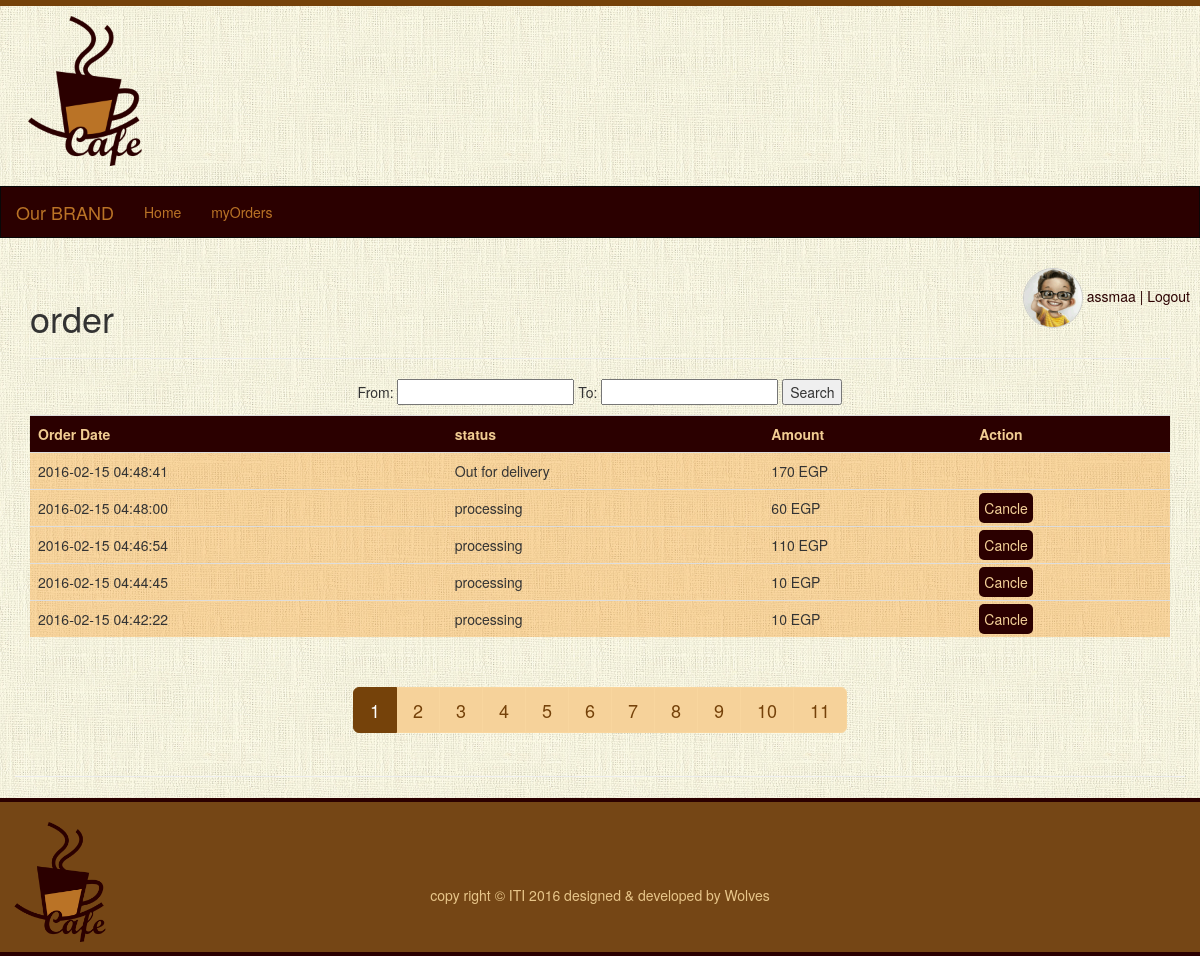
Screenshot of /my-order.php (signed in) with the database file from the repository.
### tables this page shows
CREATE TABLE IF NOT EXISTS `users` (
  `user_id` int(12) NOT NULL,
  `name` varchar(200) DEFAULT NULL,
  `email` varchar(200) DEFAULT NULL,
  `password` varchar(100) DEFAULT NULL,
  `room_no` int(12) DEFAULT NULL,
  `image` varchar(200) DEFAULT NULL,
  `user_type` varchar(200) NOT NULL,
  `ext` varchar(200) NOT NULL,
  `status` varchar(50) NOT NULL DEFAULT 'active'
);

CREATE TABLE IF NOT EXISTS `orders` (
  `order_id` int(12) NOT NULL,
  `user_id` int(12) DEFAULT NULL,
  `date` datetime DEFAULT NULL,
  `date_send` datetime NOT NULL,
  `room_number` int(12) DEFAULT NULL,
  `status` enum('processing','done','cancled','delivered') DEFAULT NULL,
  `nodes` text NOT NULL
);

### include/classes_header.php (called while the page is built, shortened)
<?php
   include __DIR__."/dblib.php";
   include __DIR__."/shared_classes.php";
   $shared = new sharedmethods();
?>

### include/shared_classes.php (called while the page is built, shortened)
<?php
class sharedmethods{
	 function getUserData($id){
	    $data=array();
		$res=$GLOBALS['db']->select("users",$data,"user_id='{$id}'");
        if(empty($res)){
	           	return 0;
	        }else{
	            return $res;
	        }
	 }
	 function getOrdersDetails($id){
	 	 $tables="products,orders_details";
	     $data=[];
	     $condition="orders_details.product_id=products.product_id
	                 and orders_details.order_id='{$id}'
	                 order by orders_details.order_id desc";
	     $query=$GLOBALS['db']->select($tables,$data,$condition);
	     return $query;
     }
     function getCurrentOrders_user(){
     	$tables="orders";
	     $data=[];
	     $condition="orders.user_id='{$_SESSION['user_id']}'
	                 order by orders.order_id desc";
	     $query=$GLOBALS['db']->select($tables,$data,$condition);
	     return $query;
     }
     function getCurrentOrders_user_pagination(){
     	$tables="orders";
	     $data=[];
	     $condition="orders.user_id='{$_SESSION['user_id']}'
	                  order by orders.order_id desc LIMIT  {$GLOBALS['start_from']}, {$GLOBALS['num_rec_per_page']} ";
	     $query=$GLOBALS['db']->select($tables,$data,$condition);
	     return $query;
     }
}
?>

### include/dblib.php (called while the page is built, shortened)
<?php
require_once(__DIR__.'/dbconn.php');
class dbmethods {
    private $link = null;
    public function __construct() {
        $this->db = Database::getInstance();
        $this->link = $this->db->getConnection();
    }
    public function select($table, $outFields = array(), $condition = "") {
        $outFieldsSql = "";
        $data = array();
        if (empty($outFields)) {
            $outFieldsSql = "*";
        } else {
            $outFieldsSql = implode($outFields, " , ");
        }
        $sql = "SELECT " . $outFieldsSql . " FROM " . $table . " WHERE " . $condition;
        $result = mysqli_query($this->link, $sql);
        if ($result) {
            while ($row = mysqli_fetch_array($result)) {
                $data[] = $row;
            }
        }
        return $data;
    }
}
?>

### include/dbconn.php (called while the page is built, shortened)
<?php
class Database {
	private $_connection;
	private static $_instance;
	private $_host = "localhost";
	private $_username = "adminb745Saf";
	private $_password = "WCRaGCet71TQ";
	private $_database = "cafeteria";
	public static function getInstance() {
		if(!self::$_instance) {
			self::$_instance = new self();
		}
		return self::$_instance;
	}
	private function __construct() {
		$this->_connection = new mysqli($this->_host, $this->_username,
			$this->_password, $this->_database);
	}
	public function getConnection() {
		return $this->_connection;
	}
}
?>

### my-order.php (the view, shortened to what this page needs)
<?php include("include/header.php"); ?>
<div class="container page-header " style="min-height:400px;" >
  <h1 class="text-left">order </h1>
  <hr/>
  <?php if($_SESSION['usertype']=='user'){
      $order=$shared->getCurrentOrders_user_pagination();
      $res_all=$shared->getCurrentOrders_user();
      $total_records = count($res_all);
      $total_pages = ceil($total_records / $GLOBALS['num_rec_per_page']);
    ?>
    <div class="search">
      <p>From: <input type="text" id="datepicker">
       To: <input type="text" id="datepicker2">
       <input type="button" name="search" value="Search" onclick="seach_order()">
       </p>
    </div>
    <div class="data">
        <table class="table table-striped text-left">
     <tr>
       <th>Order Date</th>
       <th>status</th>
       <th>Amount</th>
       <th>Action</th>
     </tr>
  <?php
    foreach ($order as $data) {
    $order_details=$shared->getOrdersDetails($data['order_id']);
    $total=0;
    foreach ($order_details as $prod) {
      $total +=$prod['product_price'] *$prod['product_count'] ;
    }
?>
     <tr  id="par_<?php echo $data['order_id']?>" class='tr'>
       <td onclick="$('#tr_<?php echo $data['order_id']?>').slideToggle();"><?php echo $data['date']?></td>
       <td onclick="$('#tr_<?php echo $data['order_id']?>').slideToggle();"><?php
              if($data['status']=='delivered'){
                echo "Out for delivery" ;
              }else{
                echo $data['status'];
              }
             ?>
            </td>
       <td><?php echo $total .' EGP '; ?></td>
       <td onclick="$('#tr_<?php echo $data['order_id']?>').slideToggle();">
           <?php if($data['status']=="processing"){
              echo "<a class='link' href='javascript:void(0)' onclick='cancleOrder(".$data['order_id'].")' >Cancle</a>";
             }
            ?>
       </td>
     </tr>
<?php    }
  ?>
     </table>
  <ul class="pagination  pagination-lg col-sm-offset-6">
      <?php
      for ($i=1; $i<=$total_pages; $i++) {
            echo "<li ";
            if($i==$GLOBALS['page']){echo " class='active'" ; }
            echo "><a class='link' href='my-order.php?page=$i' >$i</a></li>";
      }
?>
      </ul>
      </div>
 <?php }else{
  echo "you dont have permission to this page";
  } ?>
</div>
<?php include("include/footer.php"); ?>

### include/header.php (shortened to what this page needs)
<?php
   include "include/classes_header.php";
?>
<!DOCTYPE html>
<html lang="en">
<head>
    <link rel="stylesheet" href="Assets/css/bootstrap.css">
    <link rel="stylesheet" href="Assets/css/style.css" />
    <link rel="stylesheet" href="Assets/font-awesome-4.5.0/css/font-awesome.css">
    <link rel="stylesheet" href="//code.jquery.com/ui/1.11.4/themes/smoothness/jquery-ui.css">
</head>
<body>
<div class="container-fluid text-center">
<img src="Assets/img/logo.png" class="logo pull-left">
<p class="clearfix"></p>
<?php
 $user=$shared->getUserData($_SESSION['user_id']);
 ?>
<nav class="navbar navbar-inverse" >
		<div class="navbar-header"><a class="navbar-brand" href="#">Our BRAND</a></div>
		<div class="navbar-collapse collapse">
		  <?php if($_SESSION['usertype']=='admin'){ ?>
			<ul class="nav navbar-nav">
				<li><a href="index.php">Home</a></li>
				<li><a href="all-products.php">Products</a></li>
				<li><a href="all-users.php">Users</a></li>
				<li><a href="order-admin.php">Manual Order</a></li>
				<li><a href="checks.php">checks</a></li>
    		</ul>
    	  <?php }elseif($_SESSION['usertype']=='user'){ ?>
            <ul class="nav navbar-nav">
				<li><a href="index.php">Home</a></li>
				<li><a href="my-order.php">myOrders</a></li>
    		</ul>
    	  <?php } ?>
		</div>
</nav>
<div class="user_data pull-right">
	<img src="uploads/<?php echo $user[0]['image'] ;?>" alt=''/>
	<a href=""><?php echo $user[0]['name'] ;?></a>
	<a href="logout.php"> | Logout</a>
</div>

### Assets/css/style.css (style rules this page uses)
body { background: url(../img/bg.jpg) ; border-top: solid 6px #75420A; }
body .navbar { border-radius: 0px; }
.user_data { margin: 10px; }
.user_data img { width: 60px; height: 60px; border-radius: 5px; border:solid 1px #ccc; border-radius: 100%; }
.tr { cursor: pointer; }
.logo { width: 150px; margin: 10px; }
.container-fluid { padding-right: 0px; padding-left: 0px; }
.navbar-inverse { background-color: #2B0000; }
.navbar-inverse .navbar-nav > li > a { color: #BA7326; }
.navbar-inverse .navbar-brand { color: #BA7326; }
a { color: #2B0000; text-decoration: none; }
.table-striped > tbody > tr:nth-child(odd) { background-color: rgba(228, 193, 137, 0.64); }
.table-striped > tbody > tr:nth-child(even) { background-color: rgba(245, 143, 18, 0.33); }
body .table-striped > tbody > tr:first-child { background: rgb(43, 0, 0); color: #F1CC92; }
.pagination > .active > a, .pagination > .active > span, .pagination > .active > a:hover, .pagination > .active > span:hover, .pagination > .active > a:focus, .pagination > .active > span:focus { background-color: #75420A; border-color: #75420A; }
.pagination > li > a, .pagination > li > span { color: #75420A; text-decoration: none; background-color: #F6D29A; border: 1px solid #F9D69E; }
.table a.link { background: #2B0000; padding: 5px; border-radius: 5px; color: #F5D299; }

### rows the page displays
users: image (picture), name "assmaa"
orders: date "2016-02-15 04:48:41", status "Out for delivery", total "170"
orders: date "2016-02-15 04:48:00", status "processing", total "60"
orders: date "2016-02-15 04:46:54", status "processing", total "110"
orders: date "2016-02-15 04:44:45", status "processing", total "10"
orders: date "2016-02-15 04:42:22", status "processing", total "10"
